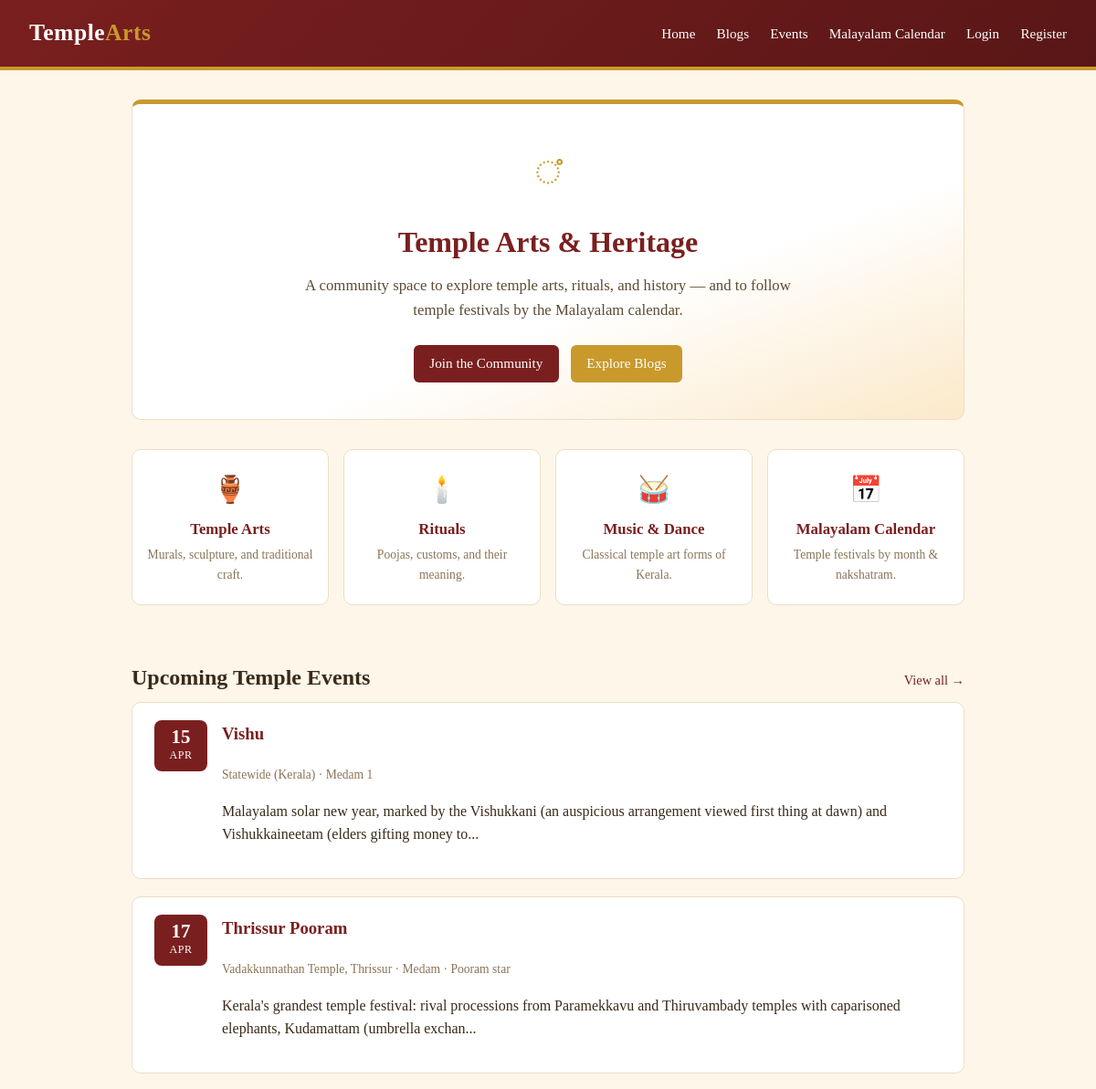
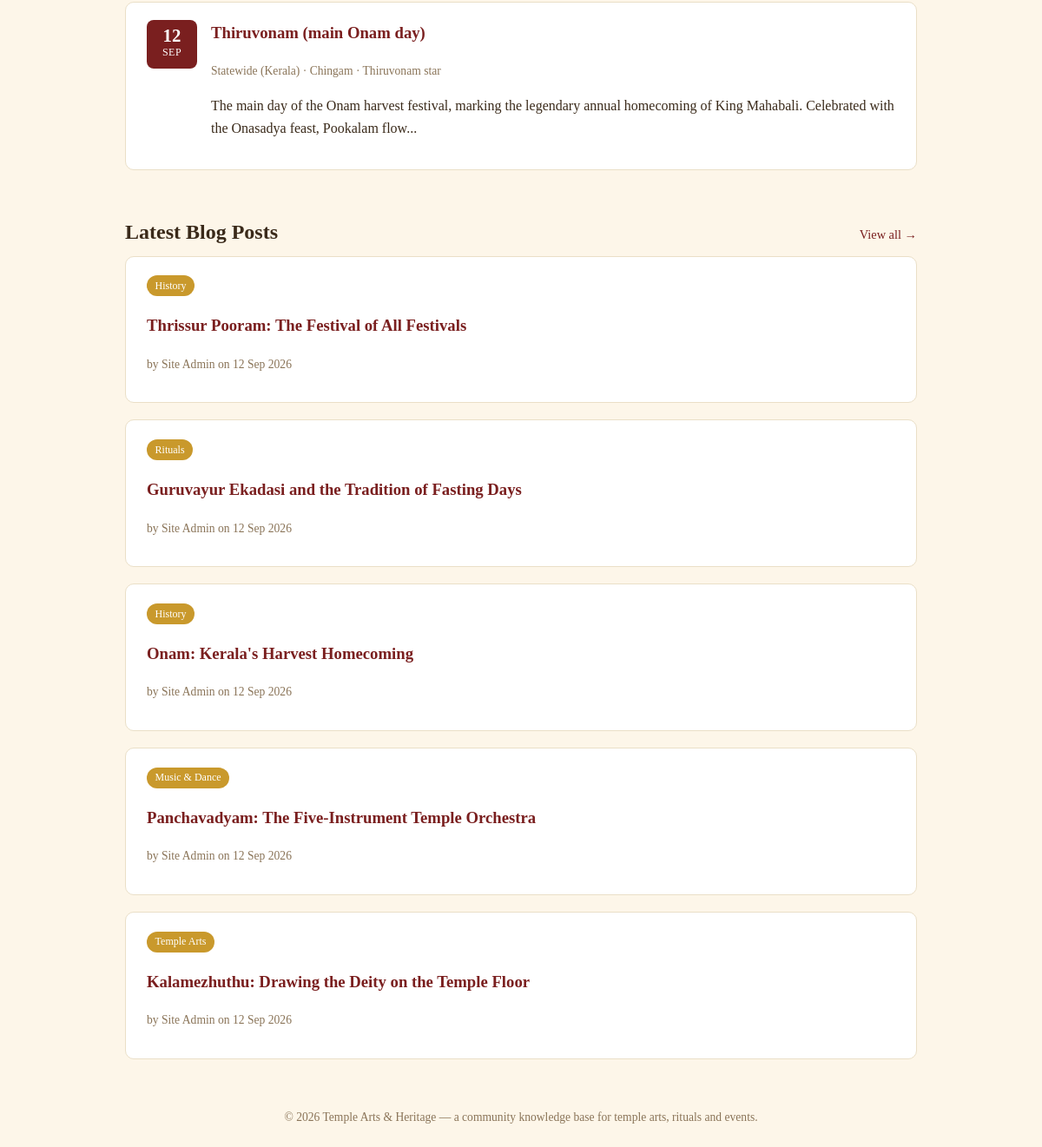
The page / on the database its author committed (2 pictures, top to bottom).
### models.py (models this page shows, shortened)
class TempleEvent(db.Model):
    id = db.Column(db.Integer, primary_key=True)
    temple_name = db.Column(db.String(200), nullable=False)
    title = db.Column(db.String(200), nullable=False)
    description = db.Column(db.Text)
    gregorian_date = db.Column(db.Date, nullable=False)
    malayalam_month = db.Column(db.String(50))
    malayalam_day = db.Column(db.Integer)
    nakshatram = db.Column(db.String(50))
    location = db.Column(db.String(200))
    created_at = db.Column(db.DateTime, default=datetime.utcnow)
    user_id = db.Column(db.Integer, db.ForeignKey("user.id"), nullable=False)

class BlogPost(db.Model):
    id = db.Column(db.Integer, primary_key=True)
    title = db.Column(db.String(200), nullable=False)
    content = db.Column(db.Text, nullable=False)
    category = db.Column(db.String(100), default="General")
    created_at = db.Column(db.DateTime, default=datetime.utcnow)
    updated_at = db.Column(db.DateTime, default=datetime.utcnow, onupdate=datetime.utcnow)
    user_id = db.Column(db.Integer, db.ForeignKey("user.id"), nullable=False)

class User(UserMixin, db.Model):
    id = db.Column(db.Integer, primary_key=True)
    name = db.Column(db.String(120), nullable=False)
    email = db.Column(db.String(150), unique=True, nullable=False)
    password_hash = db.Column(db.String(255), nullable=False)
    is_admin = db.Column(db.Boolean, default=False)
    created_at = db.Column(db.DateTime, default=datetime.utcnow)
    posts = db.relationship("BlogPost", backref="author", lazy=True)
    events = db.relationship("TempleEvent", backref="creator", lazy=True)

### app.py (the view)
@app.route("/")
def index():
    upcoming_events = (
        TempleEvent.query.filter(TempleEvent.gregorian_date >= date.today())
        .order_by(TempleEvent.gregorian_date.asc())
        .limit(5)
        .all()
    )
    latest_posts = BlogPost.query.order_by(BlogPost.created_at.desc()).limit(5).all()
    return render_template("index.html", events=upcoming_events, posts=latest_posts)

### templates/index.html (shortened to what this page needs)
{% extends "base.html" %}
{% block content %}
<div class="hero hero-main">
  <div class="hero-ornament">&#x0D3C;</div>
  <h1>Temple Arts & Heritage</h1>
  <p class="hero-sub">A community space to explore temple arts, rituals, and history &mdash; and to follow temple festivals by the Malayalam calendar.</p>
  {% if not current_user.is_authenticated %}
    <div class="hero-actions">
      <a class="btn" href="{{ url_for('register') }}">Join the Community</a>
      <a class="btn secondary" href="{{ url_for('blogs') }}">Explore Blogs</a>
    </div>
  {% else %}
    <div class="hero-actions">
      <a class="btn" href="{{ url_for('blog_new') }}">Write a Blog</a>
      <a class="btn secondary" href="{{ url_for('event_new') }}">Add a Temple Event</a>
    </div>
  {% endif %}
</div>
<div class="feature-grid">
  <a class="feature-card" href="{{ url_for('blogs', category='Temple Arts') }}">
    <div class="feature-icon">&#x1F3FA;</div>
    <h3>Temple Arts</h3>
    <p>Murals, sculpture, and traditional craft.</p>
  </a>
  <a class="feature-card" href="{{ url_for('blogs', category='Rituals') }}">
    <div class="feature-icon">&#x1F56F;&#xFE0F;</div>
    <h3>Rituals</h3>
    <p>Poojas, customs, and their meaning.</p>
  </a>
  <a class="feature-card" href="{{ url_for('blogs', category='Music & Dance') }}">
    <div class="feature-icon">&#x1F941;</div>
    <h3>Music & Dance</h3>
    <p>Classical temple art forms of Kerala.</p>
  </a>
  <a class="feature-card" href="{{ url_for('malayalam_calendar_page') }}">
    <div class="feature-icon">&#x1F4C5;</div>
    <h3>Malayalam Calendar</h3>
    <p>Temple festivals by month & nakshatram.</p>
  </a>
</div>
<div class="section-heading">
  <h2>Upcoming Temple Events</h2>
  <a class="link-more" href="{{ url_for('events') }}">View all &rarr;</a>
</div>
{% if events %}
  {% for e in events %}
    <div class="card event-card">
      <div class="event-date-badge">
        <span class="day">{{ e.gregorian_date.strftime('%d') }}</span>
        <span class="mon">{{ e.gregorian_date.strftime('%b') }}</span>
      </div>
      <div class="event-info">
        <h3><a href="{{ url_for('events') }}">{{ e.title }}</a></h3>
        <p class="meta">
          {{ e.temple_name }}
          {% if e.malayalam_month %} &middot; {{ e.malayalam_month }} {{ e.malayalam_day or '' }}{% endif %}
          {% if e.nakshatram %} &middot; {{ e.nakshatram }} star{% endif %}
        </p>
        {% if e.description %}<p>{{ e.description[:150] }}{% if e.description|length > 150 %}...{% endif %}</p>{% endif %}
      </div>
    </div>
  {% endfor %}
{% else %}
  <div class="empty-state">
    <p>No upcoming events yet &mdash; be the first to share one!</p>
    <a class="btn secondary" href="{{ url_for('event_new') }}">+ Add a Temple Event</a>
  </div>
{% endif %}
<div class="section-heading">
  <h2>Latest Blog Posts</h2>
  <a class="link-more" href="{{ url_for('blogs') }}">View all &rarr;</a>
</div>
{% if posts %}
  {% for p in posts %}
    <div class="card">
      <span class="badge">{{ p.category }}</span>
      <h3><a href="{{ url_for('blog_detail', post_id=p.id) }}">{{ p.title }}</a></h3>
      <p class="meta">by {{ p.author.name }} on {{ p.created_at.strftime('%d %b %Y') }}</p>
    </div>
  {% endfor %}
{% else %}
  <div class="empty-state">
    <p>No blog posts yet &mdash; share your knowledge with the community!</p>
    <a class="btn secondary" href="{{ url_for('blog_new') }}">+ Write the First Post</a>
  </div>
{% endif %}
{% endblock %}

### templates/base.html (shortened to what this page needs)
<!DOCTYPE html>
<html lang="en">
<head>
  <link rel="stylesheet" href="{{ url_for('static', filename='css/style.css') }}">
</head>
<body>
  <header class="site-header">
    <a class="brand" href="{{ url_for('index') }}">Temple<span>Arts</span></a>
    <nav class="main-nav">
      <a href="{{ url_for('index') }}">Home</a>
      <a href="{{ url_for('blogs') }}">Blogs</a>
      <a href="{{ url_for('events') }}">Events</a>
      <a href="{{ url_for('malayalam_calendar_page') }}">Malayalam Calendar</a>
      {% if current_user.is_authenticated %}
        <a href="{{ url_for('blog_new') }}">Write a Blog</a>
        <a href="{{ url_for('event_new') }}">Add Event</a>
        <a href="{{ url_for('logout') }}">Logout ({{ current_user.name }})</a>
      {% else %}
        <a href="{{ url_for('login') }}">Login</a>
        <a href="{{ url_for('register') }}">Register</a>
      {% endif %}
    </nav>
  </header>
  <main>
    {% block content %}{% endblock %}
  </main>
  <footer>
    &copy; {{ 2026 }} Temple Arts & Heritage &mdash; a community knowledge base for temple arts, rituals and events.
  </footer>
</body>
</html>

### static/css/style.css (style rules this page uses)
:root { --maroon: #7a1f1f; --gold: #c9992c; --cream: #fdf6e9; --dark-text: #3a2a1a; }
* { box-sizing: border-box; }
body { margin: 0; font-family: "Georgia", "Times New Roman", serif; background: var(--cream); color: var(--dark-text); line-height: 1.6; }
header.site-header { background: linear-gradient(135deg, var(--maroon), #591616); color: #fff; padding: 1rem 2rem; display: flex; justify-content: space-between; align-items: center; flex-wrap: wrap; border-bottom: 4px solid var(--gold); }
header.site-header a { color: #fff; text-decoration: none; }
.brand { font-size: 1.6rem; font-weight: bold; letter-spacing: 0.5px; }
.brand span { color: var(--gold); }
nav.main-nav a { margin-left: 1.2rem; font-size: 0.95rem; }
main { max-width: 960px; margin: 2rem auto; padding: 0 1.5rem; }
.hero { background: #fff; border: 1px solid #eadfc7; border-radius: 10px; padding: 2rem; text-align: center; margin-bottom: 2rem; }
.hero h1 { color: var(--maroon); margin-bottom: 0.3rem; }
.hero-main { background: linear-gradient(160deg, #fff 60%, #fbe9c9 100%); border: 1px solid #eadfc7; border-top: 5px solid var(--gold); padding: 3rem 2rem 2.5rem; position: relative; overflow: hidden; }
.hero-ornament { font-size: 2.2rem; color: var(--gold); margin-bottom: 0.5rem; }
.hero-sub { max-width: 560px; margin: 0.6rem auto 0; color: #5c4a33; font-size: 1.05rem; }
.hero-actions { margin-top: 1.5rem; display: flex; gap: 0.8rem; justify-content: center; flex-wrap: wrap; }
.feature-grid { display: grid; grid-template-columns: repeat(auto-fit, minmax(150px, 1fr)); gap: 1rem; margin-bottom: 2.5rem; }
.feature-card { background: #fff; border: 1px solid #eadfc7; border-radius: 10px; padding: 1.3rem 1rem; text-align: center; text-decoration: none; color: var(--dark-text); transition: transform 0.15s ease, box-shadow 0.15s ease, border-color 0.15s ease; }
.feature-icon { font-size: 1.8rem; margin-bottom: 0.5rem; }
.feature-card h3 { margin: 0.2rem 0; color: var(--maroon); font-size: 1.05rem; }
.feature-card p { font-size: 0.85rem; color: #8a7458; margin: 0; }
.section-heading { display: flex; justify-content: space-between; align-items: baseline; margin-top: 2rem; }
.section-heading h2 { margin-bottom: 0.5rem; }
.link-more { color: var(--maroon); font-size: 0.9rem; text-decoration: none; white-space: nowrap; }
.event-card { display: flex; gap: 1rem; align-items: flex-start; }
.event-date-badge { flex-shrink: 0; background: var(--maroon); color: #fff; border-radius: 8px; width: 58px; text-align: center; padding: 0.5rem 0; }
.event-date-badge .day { display: block; font-size: 1.3rem; font-weight: bold; line-height: 1; }
.event-date-badge .mon { display: block; font-size: 0.75rem; text-transform: uppercase; letter-spacing: 0.5px; }
.event-info { flex: 1; }
.event-info h3 { margin-top: 0; }
.card { background: #fff; border: 1px solid #eadfc7; border-radius: 10px; padding: 1.2rem 1.5rem; margin-bottom: 1.2rem; }
.card h3 a { color: var(--maroon); text-decoration: none; }
.meta { font-size: 0.85rem; color: #8a7458; }
.badge { display: inline-block; background: var(--gold); color: #fff; padding: 0.15rem 0.6rem; border-radius: 12px; font-size: 0.75rem; margin-right: 0.4rem; }
.btn { display: inline-block; background: var(--maroon); color: #fff !important; padding: 0.5rem 1.1rem; border-radius: 6px; text-decoration: none; border: none; cursor: pointer; font-size: 0.95rem; }
.btn.secondary { background: var(--gold); }
footer { text-align: center; padding: 1.5rem; font-size: 0.85rem; color: #8a7458; }

### rows shown on the page
TempleEvent: gregorian_date "15", gregorian_date "APR", title "Vishu", temple_name "Statewide (Kerala)", malayalam_month "Medam", malayalam_day "1", description "Malayalam solar new year, marked by the Vishukkani (an auspicious arrangement viewed first thing at dawn) and Vishukkaineetam (elders gifting money to"
TempleEvent: gregorian_date "17", gregorian_date "APR", title "Thrissur Pooram", temple_name "Vadakkunnathan Temple, Thrissur", malayalam_month "Medam", nakshatram "Pooram", description "Kerala's grandest temple festival: rival processions from Paramekkavu and Thiruvambady temples with caparisoned elephants, Kudamattam (umbrella exchan"
TempleEvent: gregorian_date "12", gregorian_date "SEP", title "Thiruvonam (main Onam day)", temple_name "Statewide (Kerala)", malayalam_month "Chingam", nakshatram "Thiruvonam", description "The main day of the Onam harvest festival, marking the legendary annual homecoming of King Mahabali. Celebrated with the Onasadya feast, Pookalam flow"
BlogPost: category "History", title "Thrissur Pooram: The Festival of All Festivals", author.name "Site Admin", created_at "12 Sep 2026"
BlogPost: category "Rituals", title "Guruvayur Ekadasi and the Tradition of Fasting Days", author.name "Site Admin", created_at "12 Sep 2026"
BlogPost: category "History", title "Onam: Kerala's Harvest Homecoming", author.name "Site Admin", created_at "12 Sep 2026"
BlogPost: category "Music & Dance", title "Panchavadyam: The Five-Instrument Temple Orchestra", author.name "Site Admin", created_at "12 Sep 2026"
BlogPost: category "Temple Arts", title "Kalamezhuthu: Drawing the Deity on the Temple Floor", author.name "Site Admin", created_at "12 Sep 2026"

### other values the page prints
{{ 2026 }} "2026"
